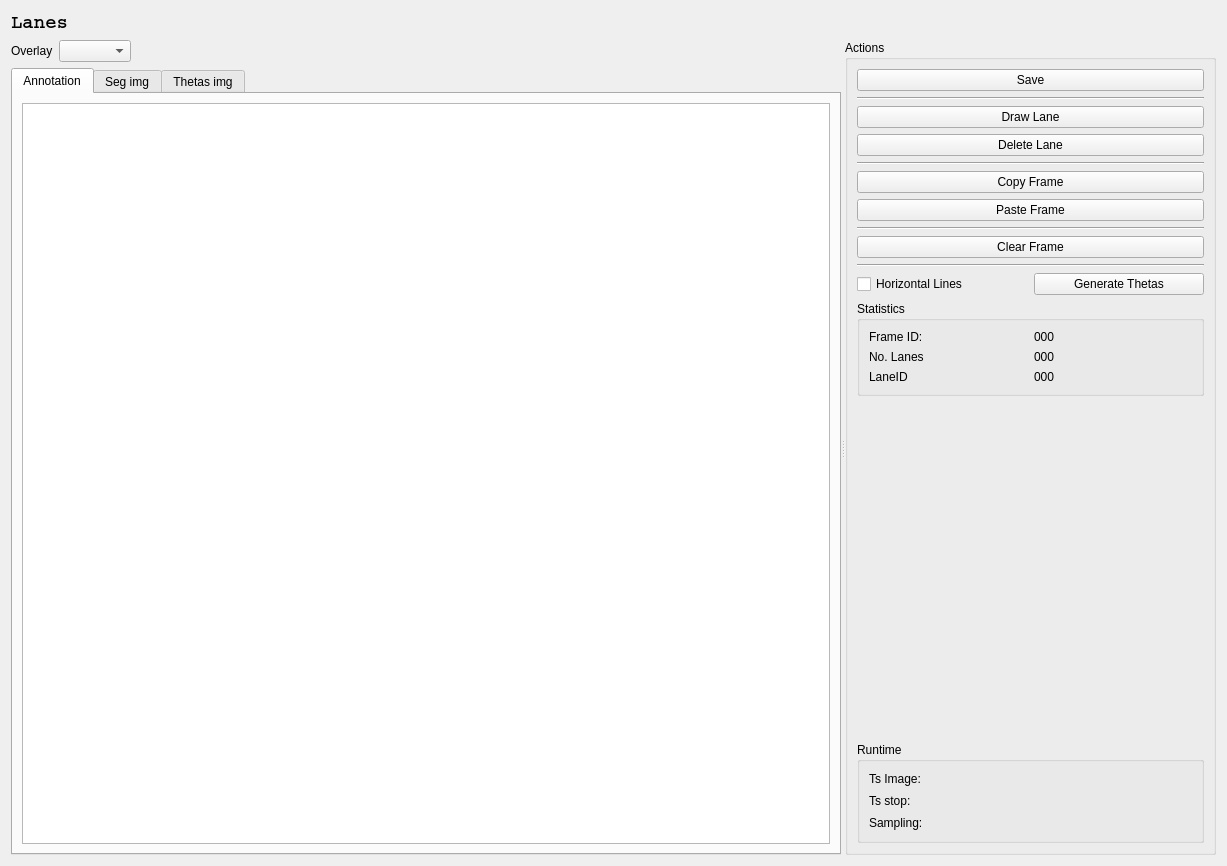
<?xml version="1.0" encoding="UTF-8"?>
<ui version="4.0">
 <class>qtLanes</class>
 <widget class="QWidget" name="qtLanes">
  <property name="geometry">
   <rect>
    <x>0</x>
    <y>0</y>
    <width>1227</width>
    <height>866</height>
   </rect>
  </property>
  <property name="windowTitle">
   <string>Form</string>
  </property>
  <layout class="QVBoxLayout" name="verticalLayout_3" stretch="0,6">
   <item>
    <widget class="QLabel" name="label_7">
     <property name="font">
      <font>
       <family>Courier</family>
       <pointsize>14</pointsize>
       <weight>75</weight>
       <italic>false</italic>
       <bold>true</bold>
       <underline>false</underline>
       <strikeout>false</strikeout>
      </font>
     </property>
     <property name="text">
      <string>Lanes</string>
     </property>
    </widget>
   </item>
   <item>
    <widget class="QSplitter" name="splitter">
     <property name="orientation">
      <enum>Qt::Horizontal</enum>
     </property>
     <widget class="QWidget" name="layoutWidget">
      <layout class="QVBoxLayout" name="verticalLayout">
       <item>
        <layout class="QHBoxLayout" name="horizontalLayout_4">
         <item>
          <widget class="QLabel" name="label_6">
           <property name="text">
            <string>Overlay</string>
           </property>
          </widget>
         </item>
         <item>
          <widget class="QComboBox" name="qtComboOverlay"/>
         </item>
         <item>
          <spacer name="horizontalSpacer">
           <property name="orientation">
            <enum>Qt::Horizontal</enum>
           </property>
           <property name="sizeHint" stdset="0">
            <size>
             <width>40</width>
             <height>20</height>
            </size>
           </property>
          </spacer>
         </item>
        </layout>
       </item>
       <item>
        <widget class="QTabWidget" name="tabWidget">
         <property name="currentIndex">
          <number>0</number>
         </property>
         <widget class="QWidget" name="tab_annotation">
          <attribute name="title">
           <string>Annotation</string>
          </attribute>
          <layout class="QGridLayout" name="gridLayout_2">
           <item row="0" column="0">
            <widget class="QGraphicsView" name="qtGraphicsView">
             <property name="cursor" stdset="0">
              <cursorShape>ArrowCursor</cursorShape>
             </property>
             <property name="mouseTracking">
              <bool>true</bool>
             </property>
            </widget>
           </item>
          </layout>
         </widget>
         <widget class="QWidget" name="tab_instances">
          <attribute name="title">
           <string>Seg img</string>
          </attribute>
          <layout class="QGridLayout" name="gridLayout">
           <item row="0" column="0">
            <widget class="QSplitter" name="qtSegSplitter">
             <property name="orientation">
              <enum>Qt::Horizontal</enum>
             </property>
             <widget class="QGraphicsView" name="qtCamSegmented"/>
             <widget class="QGraphicsView" name="qtCamInstances"/>
            </widget>
           </item>
          </layout>
         </widget>
         <widget class="QWidget" name="tab_thetas">
          <attribute name="title">
           <string>Thetas img</string>
          </attribute>
          <layout class="QGridLayout" name="gridLayout_5">
           <item row="0" column="0">
            <widget class="QGraphicsView" name="qtCamThetas"/>
           </item>
          </layout>
         </widget>
        </widget>
       </item>
      </layout>
     </widget>
     <widget class="QGroupBox" name="qtActionsGroupBox">
      <property name="title">
       <string>Actions</string>
      </property>
      <layout class="QGridLayout" name="gridLayout_7">
       <item row="0" column="0">
        <layout class="QVBoxLayout" name="verticalLayout_2">
         <item>
          <widget class="QPushButton" name="qtButtonSave">
           <property name="enabled">
            <bool>true</bool>
           </property>
           <property name="text">
            <string>Save</string>
           </property>
          </widget>
         </item>
         <item>
          <widget class="Line" name="line_3">
           <property name="orientation">
            <enum>Qt::Horizontal</enum>
           </property>
          </widget>
         </item>
         <item>
          <widget class="QPushButton" name="qtButtonDrawLane">
           <property name="text">
            <string>Draw Lane</string>
           </property>
          </widget>
         </item>
         <item>
          <widget class="QPushButton" name="qtButtonDeleteLane">
           <property name="enabled">
            <bool>true</bool>
           </property>
           <property name="text">
            <string>Delete Lane</string>
           </property>
          </widget>
         </item>
         <item>
          <widget class="Line" name="line_4">
           <property name="orientation">
            <enum>Qt::Horizontal</enum>
           </property>
          </widget>
         </item>
         <item>
          <widget class="QPushButton" name="qtButtonCopyFrame">
           <property name="text">
            <string>Copy Frame</string>
           </property>
          </widget>
         </item>
         <item>
          <widget class="QPushButton" name="qtButtonPasteFrame">
           <property name="text">
            <string>Paste Frame</string>
           </property>
          </widget>
         </item>
         <item>
          <widget class="Line" name="line_2">
           <property name="orientation">
            <enum>Qt::Horizontal</enum>
           </property>
          </widget>
         </item>
         <item>
          <widget class="QPushButton" name="qtButtonClearFrame">
           <property name="text">
            <string>Clear Frame</string>
           </property>
          </widget>
         </item>
         <item>
          <widget class="Line" name="line">
           <property name="orientation">
            <enum>Qt::Horizontal</enum>
           </property>
          </widget>
         </item>
         <item>
          <layout class="QHBoxLayout" name="horizontalLayout">
           <item>
            <widget class="QCheckBox" name="qtHBox">
             <property name="sizePolicy">
              <sizepolicy hsizetype="Minimum" vsizetype="Fixed">
               <horstretch>0</horstretch>
               <verstretch>0</verstretch>
              </sizepolicy>
             </property>
             <property name="focusPolicy">
              <enum>Qt::NoFocus</enum>
             </property>
             <property name="layoutDirection">
              <enum>Qt::LeftToRight</enum>
             </property>
             <property name="autoFillBackground">
              <bool>false</bool>
             </property>
             <property name="text">
              <string>Horizontal Lines</string>
             </property>
            </widget>
           </item>
           <item>
            <widget class="QPushButton" name="qtButtonGenerateThetas">
             <property name="enabled">
              <bool>true</bool>
             </property>
             <property name="text">
              <string>Generate Thetas</string>
             </property>
            </widget>
           </item>
          </layout>
         </item>
         <item>
          <widget class="QGroupBox" name="groupBox_3">
           <property name="title">
            <string>Statistics</string>
           </property>
           <layout class="QGridLayout" name="gridLayout_3">
            <item row="0" column="0">
             <widget class="QLabel" name="label_10">
              <property name="text">
               <string>Frame ID:</string>
              </property>
             </widget>
            </item>
            <item row="1" column="0">
             <widget class="QLabel" name="label_8">
              <property name="text">
               <string>No. Lanes</string>
              </property>
             </widget>
            </item>
            <item row="1" column="1">
             <widget class="QLabel" name="qtNoItems">
              <property name="text">
               <string>000</string>
              </property>
             </widget>
            </item>
            <item row="0" column="1">
             <widget class="QLabel" name="qtFrameID">
              <property name="text">
               <string>000</string>
              </property>
             </widget>
            </item>
            <item row="2" column="0">
             <widget class="QLabel" name="label_11">
              <property name="text">
               <string>LaneID</string>
              </property>
             </widget>
            </item>
            <item row="2" column="1">
             <widget class="QLabel" name="qtItemID">
              <property name="text">
               <string>000</string>
              </property>
             </widget>
            </item>
           </layout>
          </widget>
         </item>
        </layout>
       </item>
       <item row="1" column="0">
        <spacer name="verticalSpacer">
         <property name="orientation">
          <enum>Qt::Vertical</enum>
         </property>
         <property name="sizeHint" stdset="0">
          <size>
           <width>20</width>
           <height>469</height>
          </size>
         </property>
        </spacer>
       </item>
       <item row="2" column="0">
        <widget class="QGroupBox" name="groupBox_5">
         <property name="title">
          <string>Runtime</string>
         </property>
         <layout class="QGridLayout" name="gridLayout_4">
          <item row="0" column="0">
           <widget class="QLabel" name="label_4">
            <property name="text">
             <string>Ts Image:</string>
            </property>
           </widget>
          </item>
          <item row="1" column="0">
           <widget class="QLabel" name="label_5">
            <property name="text">
             <string>Ts stop:</string>
            </property>
           </widget>
          </item>
          <item row="2" column="0">
           <widget class="QLabel" name="label_9">
            <property name="text">
             <string>Sampling:</string>
            </property>
           </widget>
          </item>
          <item row="0" column="1">
           <widget class="QLineEdit" name="qtTsImage">
            <property name="styleSheet">
             <string notr="true">border: none;
background-color: rgba(0,0,0,0);</string>
            </property>
            <property name="readOnly">
             <bool>true</bool>
            </property>
           </widget>
          </item>
          <item row="1" column="1">
           <widget class="QLineEdit" name="qtTsStop">
            <property name="styleSheet">
             <string notr="true">border: none;
background-color: rgba(0,0,0,0);</string>
            </property>
            <property name="readOnly">
             <bool>true</bool>
            </property>
           </widget>
          </item>
          <item row="2" column="1">
           <widget class="QLineEdit" name="qtTsSamplingTime">
            <property name="styleSheet">
             <string notr="true">border: none;
background-color: rgba(0,0,0,0);</string>
            </property>
            <property name="readOnly">
             <bool>true</bool>
            </property>
           </widget>
          </item>
         </layout>
        </widget>
       </item>
      </layout>
     </widget>
    </widget>
   </item>
  </layout>
 </widget>
 <resources/>
 <connections/>
</ui>
